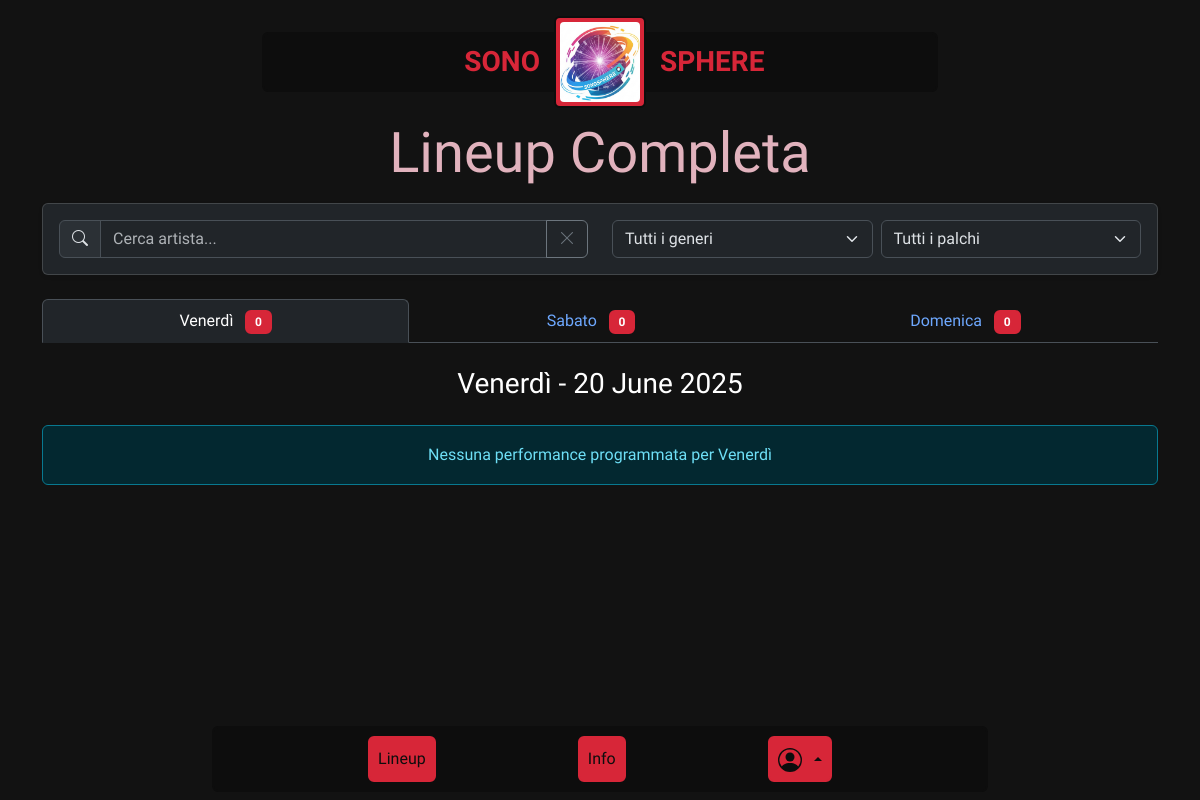
/lineup, run on an earlier commit of the app's database.
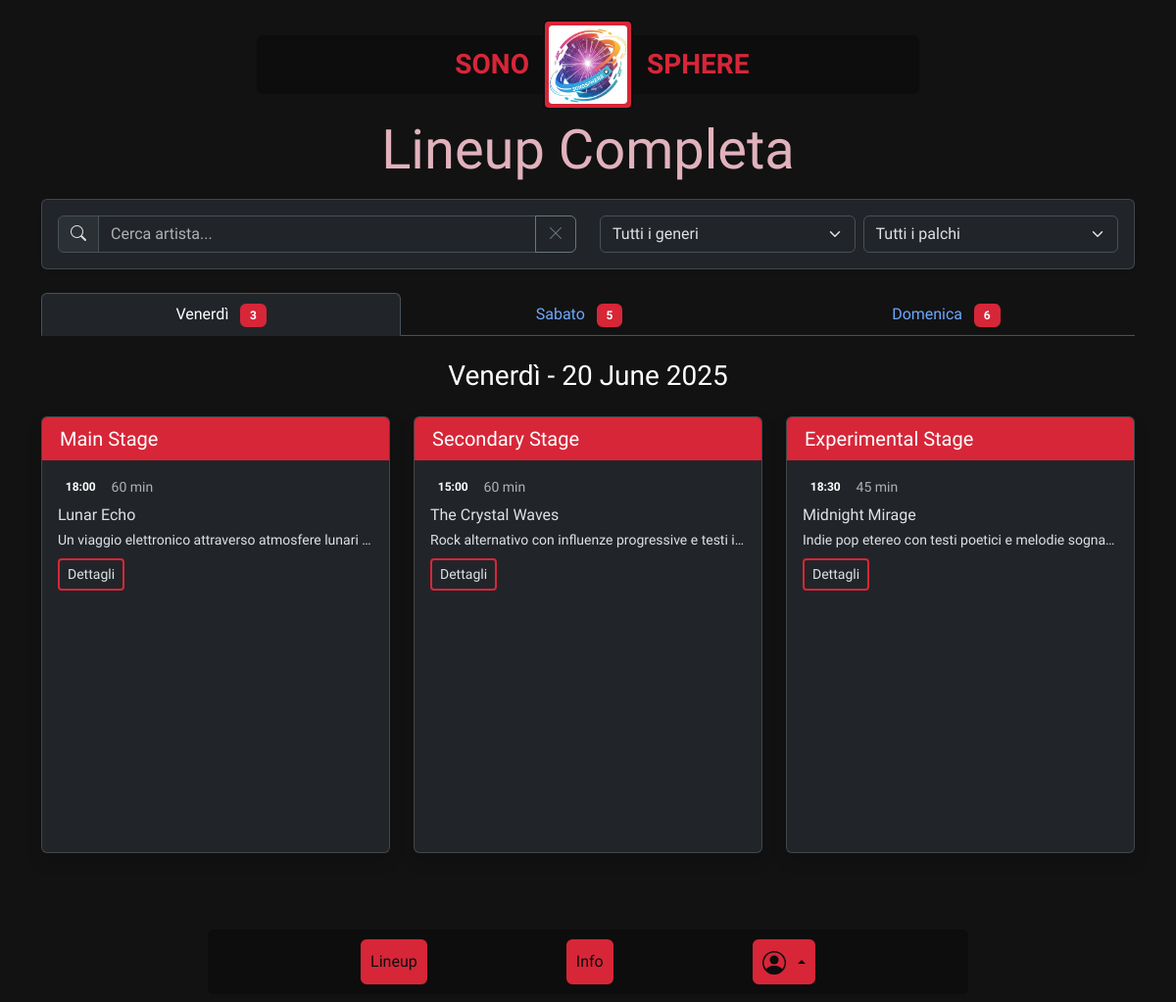
And on a later commit of the database.
### tables this page shows
CREATE TABLE "event_days" (
        "id" INTEGER NOT NULL UNIQUE,
        "name" TEXT NOT NULL,
        "date" TEXT NOT NULL,
        "current_attendees" INTEGER NOT NULL DEFAULT 0,
        "max_attendees" INTEGER NOT NULL DEFAULT 200,
        "start_time" TEXT NOT NULL,
        "end_time" TEXT NOT NULL,
        PRIMARY KEY("id" AUTOINCREMENT)
    );

CREATE TABLE "stages" (
        "id" INTEGER NOT NULL UNIQUE,
        "name" TEXT NOT NULL UNIQUE,
        "description" TEXT NOT NULL,
        "image" TEXT NOT NULL,
        PRIMARY KEY("id" AUTOINCREMENT)
    );

CREATE TABLE "performances" (
        "id" INTEGER NOT NULL UNIQUE,
        "artist_name" TEXT NOT NULL,
        "start_time" TEXT NOT NULL,
        "duration" INTEGER NOT NULL,
        "description" TEXT,
        "image_path" TEXT,
        "day_id" INTEGER NOT NULL,
        "stage_id" INTEGER NOT NULL,
        "genre_id" INTEGER NOT NULL,
        "organizer_id" INTEGER NOT NULL,
        "is_published" INTEGER NOT NULL DEFAULT 0,
        "created_at" TEXT DEFAULT CURRENT_TIMESTAMP,
        "updated_at" TEXT DEFAULT CURRENT_TIMESTAMP,
        "is_featured" INTEGER DEFAULT 0,
        PRIMARY KEY("id" AUTOINCREMENT),
        FOREIGN KEY("day_id") REFERENCES "event_days"("id"),
        FOREIGN KEY("stage_id") REFERENCES "stages"("id"),
        FOREIGN KEY("genre_id") REFERENCES "genres"("id"),
        FOREIGN KEY("organizer_id") REFERENCES "users"("id")
    );

### blueprints/main/routes.py (the view)
@main_bp.route("/lineup")
def lineup():
    performances = performances_dao.get_all_performances(include_unpublished=False)
    event_days = event_days_dao.get_all_days()
    stages = stages_dao.get_all_stages()
    genres = genres_dao.get_all_genres()
    return render_template(
        "lineup.html",
        performances=performances,
        event_days=event_days,
        stages=stages,
        genres=genres,
    )

### app.py (called while the page is built)
@app.template_filter("strfdate")
def _filter_date(date, fmt=None):
    if isinstance(date, str):
        date = datetime.strptime(date, "%Y-%m-%d")
    return date.strftime(fmt or "%d %B %Y")

### utils/event_days_dao.py (called while the page is built)
def get_all_days() -> List[Dict[str, Any]]:
    query = "SELECT * FROM event_days"
    conn = sqlite3.connect(ROOT_PATH + DB_PATH)
    cursor = conn.cursor()
    cursor.execute(query)
    days = cursor.fetchall()
    cursor.close()
    conn.close()
    return [
        {
            "id": day[0],
            "name": day[1],
            "date": day[2],
            "current_attendees": day[3],
            "max_attendees": day[4],
            "start_time": day[5],
            "end_time": day[6],
        }
        for day in days
    ]

### utils/genres_dao.py (called while the page is built)
def get_all_genres() -> List[Dict[str, Any]]:
    query = "SELECT * FROM genres"
    conn = sqlite3.connect(ROOT_PATH + DB_PATH)
    cursor = conn.cursor()
    cursor.execute(query)
    genres = cursor.fetchall()
    cursor.close()
    conn.close()
    return [{"id": genre[0], "name": genre[1]} for genre in genres]

### utils/stages_dao.py (called while the page is built)
def get_all_stages() -> List[Dict[str, Union[int, str]]]:
    query = "SELECT * FROM stages"
    conn = sqlite3.connect(ROOT_PATH + DB_PATH)
    cursor = conn.cursor()
    cursor.execute(query)
    stages = cursor.fetchall()
    cursor.close()
    conn.close()
    return [
        {"id": stage[0], "name": stage[1], "description": stage[2], "image": stage[3]}
        for stage in stages
    ]

### templates/lineup.html (shortened to what this page needs)
{% extends "base.html" %}
{% block content %}
<div class="container py-5">
    <h1 class="display-4 text-center mb-3 cream-text">Lineup Completa</h1>
    <div class="card mb-4 shadow-sm grey-text">
        <div class="card-body">
            <div class="row">
                <div class="col-md-6 mb-3 mb-md-0">
                    <div class="input-group">
                        <span class="input-group-text"><i class="bi bi-search"></i></span>
                        <input type="text" id="searchArtist" class="form-control" placeholder="Cerca artista...">
                        <button class="btn btn-outline-secondary" type="button" id="clearSearch">
                            <i class="bi bi-x-lg"></i>
                        </button>
                    </div>
                </div>
                <div class="col-md-6">
                    <div class="d-flex gap-2">
                        <select id="genreFilter" class="form-select">
                            <option value="">Tutti i generi</option>
                        </select>
                        <select id="stageFilter" class="form-select">
                            <option value="">Tutti i palchi</option>
                        </select>
                    </div>
                </div>
            </div>
        </div>
    </div>
    <ul class="nav nav-tabs nav-fill mb-4" id="lineupTabs" role="tablist">
        {% for day in event_days %}
        <li class="nav-item" role="presentation">
            <button class="nav-link {% if loop.first %}active{% endif %}" id="day-{{ day.id }}-tab" data-bs-toggle="tab"
                data-bs-target="#day-{{ day.id }}-tab-pane" type="button" role="tab"
                aria-controls="day-{{ day.id }}-tab-pane"
                aria-selected="{% if loop.first %}true{% else %}false{% endif %}">
                <span class="d-none d-md-inline">{{ day.name }}</span>
                <span class="badge red-bg ms-2 performance-count" data-day="{{ day.id }}">{{
                    performances|selectattr('day_id', 'eq', day.id)|list|length }}</span>
            </button>
        </li>
        {% endfor %}
    </ul>
    <div class="tab-content" id="lineupTabsContent">
        {% for day in event_days %}
        <div class="tab-pane fade {% if loop.first %}show active{% endif %}" id="day-{{ day.id }}-tab-pane"
            role="tabpanel" aria-labelledby="day-{{ day.id }}-tab" tabindex="0">
            <div class="row">
                <div class="col-md-12">
                    <h2 class="h3 text-center mb-4">{{ day.name }} - {{ day.date|strfdate('%d %B %Y') }}</h2>
                </div>
                {% set day_performances = performances|selectattr('day_id', 'eq', day.id)|list %}
                {% if day_performances|length > 0 %}
                {% for stage in stages %}
                <div class="col-lg-4 mb-4 stage-container" data-stage-id="{{ stage.id }}">
                    <div class="card h-100 shadow">
                        <div class="card-header red-bg text-white d-flex justify-content-between align-items-center">
                            <h3 class="h5 mb-0">{{ stage.name }}</h3>
                        </div>
                        <div class="card-body overflow-y-auto stage-performances-container">
                            <div class="list-group list-group-flush">
                                {% set stage_performances = day_performances|selectattr('stage_id', 'eq',
                                stage.id)|sort(attribute='start_time')|list %}
                                {% if stage_performances|length > 0 %}
                                {% for performance in stage_performances %}
                                <div class="list-group-item border-0 p-0 mb-3 performance-item"
                                    data-artist="{{ performance.artist_name|lower }}"
                                    data-genre="{{ performance.genre_id }}" data-stage="{{ performance.stage_id }}">
                                    <div class="d-flex align-items-center mb-2">
                                        <span class="badge bg-dark me-2">{{ performance.start_time }}</span>
                                        <span class="small text-muted">{{ performance.duration }} min</span>
                                    </div>
                                    <h4 class="h6 mb-1">{{ performance.artist_name }}</h4>
                                    <p class="small text-truncate mb-2">{{ performance.description }}</p>
                                    <a href="{{ url_for('performances.detail', id=performance.id, from='main.lineup', source_name='Lineup') }}"
                                        class="btn btn-sm red-border red-bg-hover">
                                        Dettagli
                                    </a>
                                </div>
                                {% endfor %}
                                {% else %}
                                <p class="text-muted text-center my-4 no-performance-message">Nessuna performance
                                    programmata</p>
                                {% endif %}
                            </div>
                        </div>
                    </div>
                </div>
                {% endfor %}
                {% else %}
                <div class="col-12 text-center">
                    <div class="alert alert-info">
                        Nessuna performance programmata per {{ day.name }}
                    </div>
                </div>
                {% endif %}
            </div>
        </div>
        {% endfor %}
    </div>
</div>
{% endblock %}

### templates/base.html (shortened to what this page needs)
<!DOCTYPE html>
<html lang="it" data-bs-theme="dark">
<head>
    <link href="https://cdn.jsdelivr.net/npm/bootstrap@5.3.6/dist/css/bootstrap.min.css" rel="stylesheet"
>
    <link rel="stylesheet" href="https://cdn.jsdelivr.net/npm/bootstrap-icons@1.11.3/font/bootstrap-icons.min.css">
    <link rel="stylesheet" href="{{ url_for('static', filename='css/style.css') }}">
</head>
<body class="d-flex flex-column min-vh-100">
    <header class="fixed-top w-100 z-3 navbar-top-offset">
        <div class="container-fluid py-3">
            <div class="row justify-content-center">
                <div class="col-md-7">
                    <nav class="navbar rounded black-bg py-4 position-relative">
                        <div class="brand-centered z-2" href="{{url_for('main.home')}}">
                            <a class="navbar-brand m-0 p-0" href="{{url_for('main.home')}}">
                                <div
                                    class="logo-container red-bg rounded p-1 d-flex justify-content-center align-items-center black-border">
                                    <img src="{{ url_for('static', filename='images/assets/logo.webp') }}" alt="Logo"
                                        class="display-block rounded-1" width="80" height="80">
                                </div>
                            </a>
                        </div>
                        <div class="text-container left-text z-3">
                            <a href="{{url_for('main.home')}}"
                                class="red-text d-inline fs-3 fw-bold text-decoration-none">SONO</a>
                        </div>
                        <div class="text-container right-text z-3">
                            <a href="{{url_for('main.home')}}"
                                class="red-text d-inline fs-3 fw-bold text-decoration-none">SPHERE</a>
                        </div>
                    </nav>
                </div>
            </div>
        </div>
    </header>
    <div class="fixed-bottom container-fluid py-2">
        <div class="row justify-content-center">
            <div class="col-md-8">
                <nav class="navbar navbar-expand-lg rounded black-bg">
                    <div class="container">
                        <div class="collapse navbar-collapse" id="navbarCollapsableContent">
                            <ul class="navbar-nav w-100 justify-content-evenly">
                                <li class="nav-item">
                                    <a class="nav-link black-text rounded red-bg black-bg-hover red-text-hover red-border-hover"
                                        href="{{ url_for('main.lineup') }}">Lineup</a>
                                </li>
                                <li class="nav-item">
                                    <a class="nav-link black-text rounded red-bg black-bg-hover red-text-hover red-border-hover"
                                        href="{{ url_for('main.info') }}">Info</a>
                                </li>
                                <li class="nav-item dropup">
                                    <a class="nav-link dropdown-toggle black-text rounded red-bg black-bg-hover red-text-hover red-border-hover d-flex align-items-center py-2"
                                        href="#" role="button" data-bs-toggle="dropdown" aria-expanded="false">
                                        {% if current_user.is_authenticated %}
                                        {% if current_user.pfp %}
                                        <img src="{{ url_for('static', filename=current_user.pfp) }}" alt="Profilo"
                                            class="rounded-circle me-2" width="24" height="24">
                                        <span class="d-inline d-lg-none">{{ current_user.username }}</span>
                                        {% else %}
                                        <span class="profile-icon me-2">{% include '_empty_profile_picture.html'
                                            %}</span>
                                        <span class="d-inline d-lg-none">{{ current_user.username }}</span>
                                        {% endif %}
                                        {% else %}
                                        <span class="profile-icon me-2">{% include '_empty_profile_picture.html'
                                            %}</span>
                                        {% endif %}
                                    </a>
                                </li>
                            </ul>
                        </div>
                    </div>
                </nav>
            </div>
        </div>
    </div>
    <div class="toast-container position-fixed top-0 end-0 p-3">
    </div>
    <main class="flex-grow-1 {% if request.path != '/' %}pt-5 mt-4{% endif %}">
        {% block content %}{% endblock %}
    </main>
    <div class="spacer"></div>
</body>
</html>

### static/css/style.css (style rules this page uses)
:root { --black: #0d0d0d; --cream: #e1b2bd; --grey: #a9a9a9; --purple: #6c1eff; --red: #d72638; --white: #ffffff; }
body { color: var(--color-white); line-height: 1.6; font-family: "Orbitron", sans-serif; background-color: var(--color-black); }
.red-bg { border: 2px solid var(--red); background-color: var(--red); }
.red-text { color: var(--red); }
.red-border { border: 2px solid var(--red); }
.black-bg { border: 2px solid var(--black); background-color: var(--black); }
.black-text { color: var(--black); }
.black-border { border: 2px solid var(--black); }
.cream-text { color: var(--cream); }
header .navbar { height: 60px; min-height: 50px; }
.brand-centered { display: flex; z-index: 10; position: absolute; left: 0; justify-content: center; width: 100%; }
.logo-container { transition: transform 0.3s ease; }
.text-container { position: absolute; top: 50%; transform: translateY(-50%); }
.left-text { right: calc(50% + 80px); }
.right-text { left: calc(50% + 80px); }
.navbar-top-offset { top: 2% !important; }
.spacer { height: 80px; }
.stage-performances-container { height: 400px; }
.card-body { scrollbar-color: var(--red); scrollbar-width: thin; }
@media (min-width: 768px) { .left-text { right: calc(50% + 60px); } }
@media (min-width: 768px) { .right-text { left: calc(50% + 60px); } }

What changed in the data, as far as the page shows it:
changed event_days "Venerdì": gains stages (name "Main Stage"); gains stages (name "Secondary Stage"); gains stages (name "Experimental Stage"); id "0" → "3"; name "Venerdì" → (not shown)
computed for event_days "Sabato": id "0" → "5"
computed for event_days "Domenica": id "0" → "6"
added performances: start_time "18:00", duration "60", artist_name "Lunar Echo", description "Un viaggio elettronico attraverso atmosfere lunari…", shown under "Main Stage"
added performances: start_time "15:00", duration "60", artist_name "The Crystal Waves", description "Rock alternativo con influenze progressive e testi i…", shown under "Secondary Stage"
added performances: start_time "18:30", duration "45", artist_name "Midnight Mirage", description "Indie pop etereo con testi poetici e melodie sogna…", shown under "Experimental Stage"
